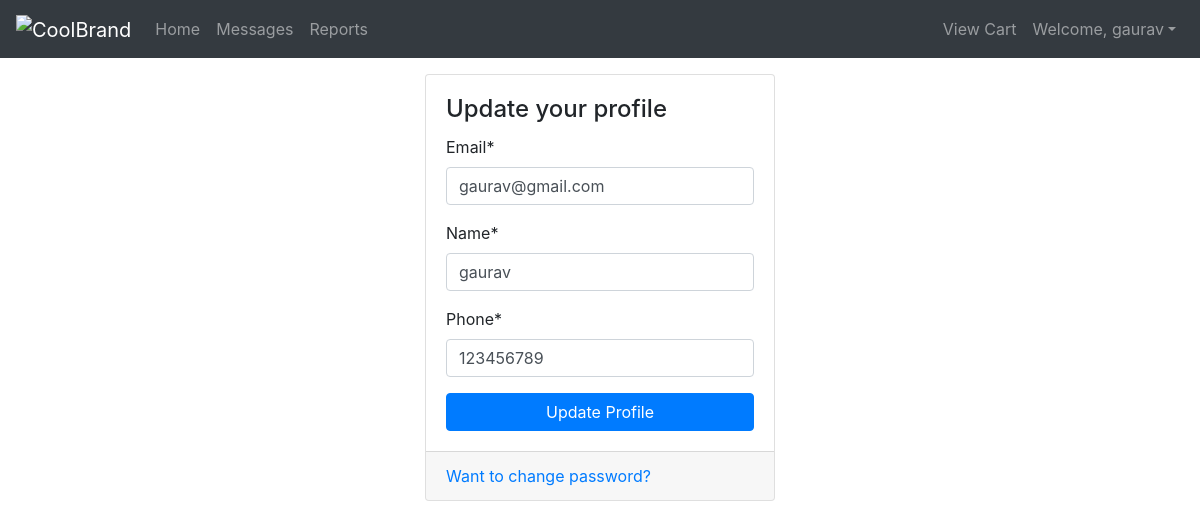
/profile/ (signed in), run on the app's committed database.
### accounts/models.py (models this page shows, shortened)
class Account(AbstractBaseUser, PermissionsMixin):
    email = models.EmailField(unique=True)
    name = models.CharField(max_length=150)
    phone = models.CharField(max_length=50,unique=True)
    is_staff = models.BooleanField(default=False)
    is_active = models.BooleanField(default=True)
    date_joined = models.DateTimeField(default=timezone.now)
    last_login = models.DateTimeField(null=True)
    objects = AccountManager()
    USERNAME_FIELD = 'email'
    REQUIRED_FIELDS = ['name', 'phone']

### accounts/views.py (the view, shortened to what this page needs)
# urls.py: path('profile/', ProfileView.as_view(), name='profile'),
class ProfileView(UpdateView):
    model = Account
    fields = ['email','name', 'phone',]
    template_name = 'registration/profile.html'
    def get_object(self):
        return self.request.user

### accounts/templates/registration/profile.html (shortened to what this page needs)
{% extends "base.html" %}
{% load crispy_forms_tags %}
{% block bodyblock %}
  <div class="row justify-content-center">
    <div class="col-4">
        <div class="card">
            <div class="card-body">
                <h4 class="card-title">Update your profile</h4>
                <form method="POST" enctype="multipart/form-data">
                    {{form|crispy}}
                    <button type="submit" class="btn btn-primary btn-block">Update Profile</button>
                </form>
            </div>
            <div class="card-footer">
                <a href="{% url "accounts:change_password" %}">Want to change password?</a>
            </div>
        </div>
    </div>
</div>
{% endblock bodyblock %}

### templates/base.html (shortened to what this page needs)
<!DOCTYPE html>
<html lang="en">
<head>
    <link rel="stylesheet" href="https://stackpath.bootstrapcdn.com/bootstrap/4.5.2/css/bootstrap.min.css">
</head>
<body>
  <div class="">
      <div class="bs-example">
        <nav class="navbar navbar-expand-md navbar-dark bg-dark">
            <a href="#" class="navbar-brand">
                <img src="/examples/images/logo.svg" height="28" alt="CoolBrand">
            </a>
            <div class="collapse navbar-collapse" id="navbarCollapse">
                <div class="navbar-nav">
                    <a href="{% url 'products:list' %} " class="nav-item nav-link">Home</a>
                    <a href="#" class="nav-item nav-link">Messages</a>
                    <a href="#" class="nav-item nav-link">Reports</a>
                </div>
                <div class="navbar-nav ml-auto">
                  {% if user.is_authenticated %}
                  <div id="navbarCollapse" class="collapse navbar-collapse">
                    <ul class="nav navbar-nav ml-auto">
                      <a href="{% url 'cart:cart_detail' %}" class="nav-item nav-link">View Cart</a>
                      <li class="nav-item dropdown">
                      <a href="#" class="nav-link dropdown-toggle" data-toggle="dropdown">Welcome, {{user.name}}</a>
                    </li>
                  </ul>
                  {% else %}
                    <a href="{% url 'accounts:login' %}" class="nav-item nav-link">Login</a>
                    <a href="{% url 'accounts:register' %}" class="nav-item nav-link">Register</a>
                  </div>
                  {% endif %}
                </div>
            </div>
        </nav>
    </div>
      <div class="container">
        {% block bodyblock %}
        {% endblock %}
      </div>
</body>
</html>

### data on the page
Account: name "gaurav", email "gaurav@gmail.com", phone "123456789"
